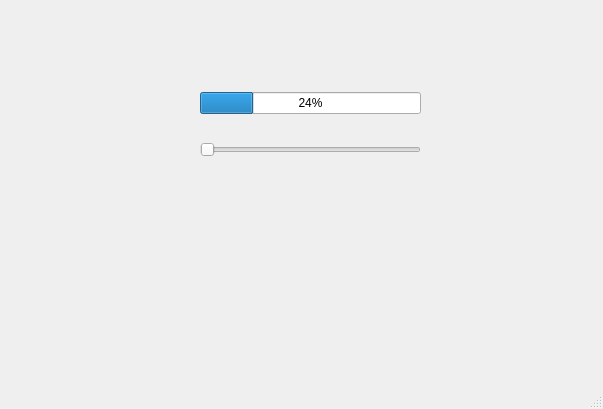
<?xml version="1.0" encoding="UTF-8"?>
<ui version="4.0">
 <class>MainWindow</class>
 <widget class="QMainWindow" name="MainWindow">
  <property name="geometry">
   <rect>
    <x>0</x>
    <y>0</y>
    <width>603</width>
    <height>409</height>
   </rect>
  </property>
  <property name="windowTitle">
   <string>MainWindow</string>
  </property>
  <widget class="QWidget" name="centralwidget">
   <widget class="QWidget" name="">
    <property name="geometry">
     <rect>
      <x>200</x>
      <y>70</y>
      <width>221</width>
      <height>111</height>
     </rect>
    </property>
    <layout class="QVBoxLayout" name="verticalLayout">
     <item>
      <widget class="QProgressBar" name="progressBar">
       <property name="value">
        <number>24</number>
       </property>
      </widget>
     </item>
     <item>
      <widget class="QSlider" name="horizontalSlider">
       <property name="orientation">
        <enum>Qt::Orientation::Horizontal</enum>
       </property>
      </widget>
     </item>
    </layout>
   </widget>
  </widget>
  <widget class="QMenuBar" name="menubar">
   <property name="geometry">
    <rect>
     <x>0</x>
     <y>0</y>
     <width>603</width>
     <height>20</height>
    </rect>
   </property>
  </widget>
  <widget class="QStatusBar" name="statusbar"/>
 </widget>
 <resources/>
 <connections/>
</ui>
